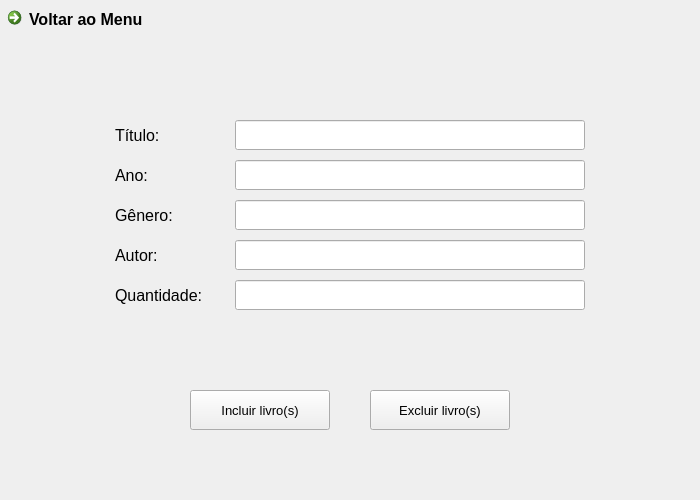
<?xml version="1.0" encoding="UTF-8"?>
<ui version="4.0">
 <class>addLivro</class>
 <widget class="QWidget" name="addLivro">
  <property name="geometry">
   <rect>
    <x>0</x>
    <y>0</y>
    <width>700</width>
    <height>500</height>
   </rect>
  </property>
  <property name="windowTitle">
   <string>Form</string>
  </property>
  <widget class="QPushButton" name="btn_addlivro">
   <property name="geometry">
    <rect>
     <x>190</x>
     <y>390</y>
     <width>140</width>
     <height>40</height>
    </rect>
   </property>
   <property name="font">
    <font>
     <pointsize>10</pointsize>
    </font>
   </property>
   <property name="cursor">
    <cursorShape>PointingHandCursor</cursorShape>
   </property>
   <property name="text">
    <string>Incluir livro(s)</string>
   </property>
  </widget>
  <widget class="QLabel" name="label">
   <property name="geometry">
    <rect>
     <x>115</x>
     <y>120</y>
     <width>120</width>
     <height>30</height>
    </rect>
   </property>
   <property name="font">
    <font>
     <pointsize>12</pointsize>
    </font>
   </property>
   <property name="text">
    <string>Título:</string>
   </property>
  </widget>
  <widget class="QLabel" name="label_2">
   <property name="geometry">
    <rect>
     <x>115</x>
     <y>160</y>
     <width>120</width>
     <height>30</height>
    </rect>
   </property>
   <property name="font">
    <font>
     <pointsize>12</pointsize>
    </font>
   </property>
   <property name="text">
    <string>Ano:</string>
   </property>
  </widget>
  <widget class="QLabel" name="label_3">
   <property name="geometry">
    <rect>
     <x>115</x>
     <y>200</y>
     <width>120</width>
     <height>30</height>
    </rect>
   </property>
   <property name="font">
    <font>
     <pointsize>12</pointsize>
    </font>
   </property>
   <property name="text">
    <string>Gênero:</string>
   </property>
  </widget>
  <widget class="QLabel" name="label_4">
   <property name="geometry">
    <rect>
     <x>115</x>
     <y>240</y>
     <width>120</width>
     <height>30</height>
    </rect>
   </property>
   <property name="font">
    <font>
     <pointsize>12</pointsize>
    </font>
   </property>
   <property name="text">
    <string>Autor:</string>
   </property>
  </widget>
  <widget class="QLineEdit" name="campoTITULO">
   <property name="geometry">
    <rect>
     <x>235</x>
     <y>120</y>
     <width>350</width>
     <height>30</height>
    </rect>
   </property>
  </widget>
  <widget class="QLineEdit" name="campoANO">
   <property name="geometry">
    <rect>
     <x>235</x>
     <y>160</y>
     <width>350</width>
     <height>30</height>
    </rect>
   </property>
  </widget>
  <widget class="QLineEdit" name="campoGENERO">
   <property name="geometry">
    <rect>
     <x>235</x>
     <y>200</y>
     <width>350</width>
     <height>30</height>
    </rect>
   </property>
  </widget>
  <widget class="QLineEdit" name="campoAUTOR">
   <property name="geometry">
    <rect>
     <x>235</x>
     <y>240</y>
     <width>350</width>
     <height>30</height>
    </rect>
   </property>
  </widget>
  <widget class="QPushButton" name="btn_delLivro">
   <property name="geometry">
    <rect>
     <x>370</x>
     <y>390</y>
     <width>140</width>
     <height>40</height>
    </rect>
   </property>
   <property name="font">
    <font>
     <pointsize>10</pointsize>
    </font>
   </property>
   <property name="cursor">
    <cursorShape>PointingHandCursor</cursorShape>
   </property>
   <property name="text">
    <string>Excluir livro(s)</string>
   </property>
  </widget>
  <widget class="QLabel" name="label_5">
   <property name="geometry">
    <rect>
     <x>115</x>
     <y>280</y>
     <width>120</width>
     <height>30</height>
    </rect>
   </property>
   <property name="font">
    <font>
     <pointsize>12</pointsize>
    </font>
   </property>
   <property name="text">
    <string>Quantidade:</string>
   </property>
  </widget>
  <widget class="QLineEdit" name="campoQUANTIDADE">
   <property name="geometry">
    <rect>
     <x>235</x>
     <y>280</y>
     <width>350</width>
     <height>30</height>
    </rect>
   </property>
  </widget>
  <widget class="QCommandLinkButton" name="commandLinkButton">
   <property name="geometry">
    <rect>
     <x>0</x>
     <y>0</y>
     <width>200</width>
     <height>40</height>
    </rect>
   </property>
   <property name="font">
    <font>
     <family>Segoe UI</family>
     <pointsize>12</pointsize>
    </font>
   </property>
   <property name="cursor">
    <cursorShape>PointingHandCursor</cursorShape>
   </property>
   <property name="layoutDirection">
    <enum>Qt::LeftToRight</enum>
   </property>
   <property name="text">
    <string>Voltar ao Menu</string>
   </property>
   <property name="iconSize">
    <size>
     <width>25</width>
     <height>25</height>
    </size>
   </property>
  </widget>
 </widget>
 <tabstops>
  <tabstop>commandLinkButton</tabstop>
  <tabstop>campoTITULO</tabstop>
  <tabstop>campoANO</tabstop>
  <tabstop>campoGENERO</tabstop>
  <tabstop>campoAUTOR</tabstop>
  <tabstop>campoQUANTIDADE</tabstop>
  <tabstop>btn_addlivro</tabstop>
  <tabstop>btn_delLivro</tabstop>
 </tabstops>
 <resources/>
 <connections/>
</ui>
